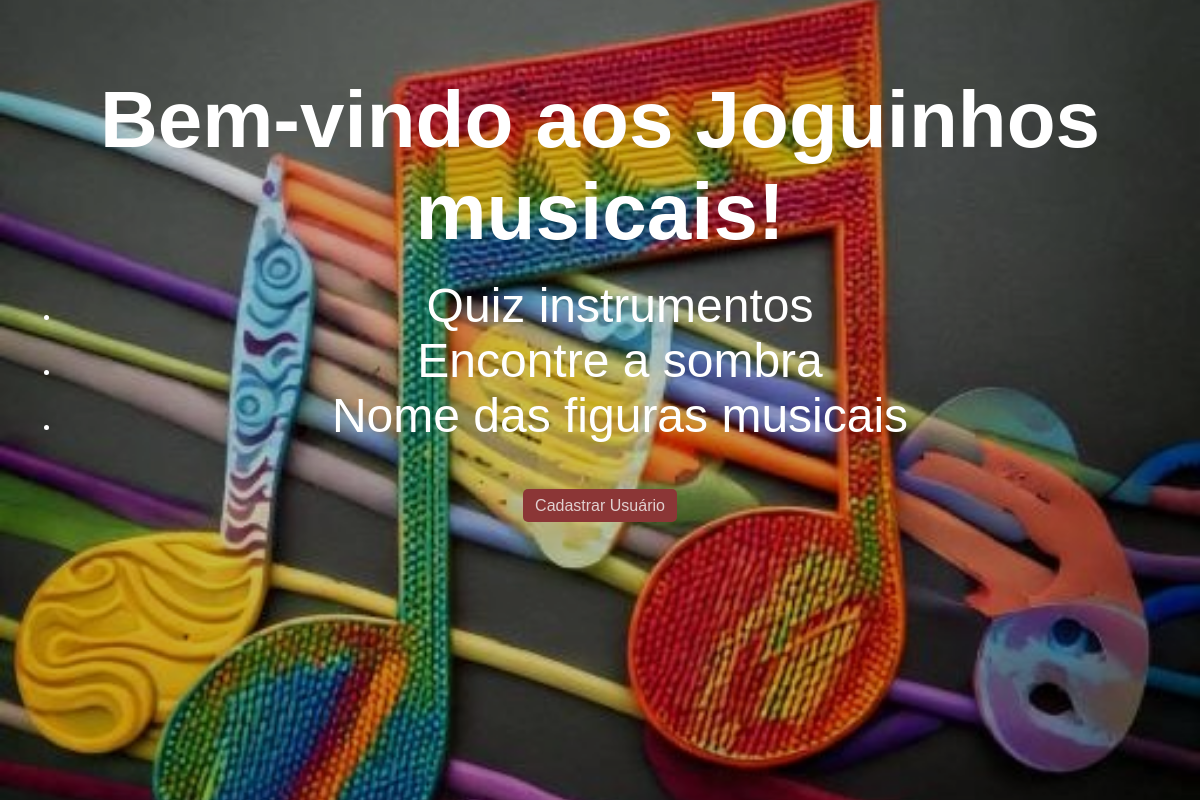
The page / on the database its author committed.
### jogo/models.py (models this page shows, shortened)
class Jogo(models.Model):
    nome = models.CharField(max_length=100)
    descricao = models.TextField()
    nivel_dificuldade = models.CharField(max_length=50)
    url_jogo = models.CharField(max_length=200)

### jogo/views.py (the view)
# urls.py: path('', views.home, name='home'),
def home(request):
    jogos = Jogo.objects.all()  # Obtém todos os jogos
    return render(request, 'jogo/home.html', {'jogos': jogos})

### jogo/templates/jogo/home.html (shortened to what this page needs)
<!DOCTYPE html>
<html lang="pt-br">
{% load static %}
<head>
    <link rel="stylesheet" href="{% static 'jogo/css/home.css' %}">
</head>
<body>
    <div class="overlay"></div>
    <div class="content">
        <h1>Bem-vindo aos Joguinhos musicais!</h1>
        <ul>
            {% for jogo in jogos %}
                <li>
                    <a href="{% url 'jogo_detalhes' jogo.id %}">{{ jogo.nome }}</a>
                </li>
            {% endfor %}
        </ul><br>
    </div>
    <a href="{% url 'cadastro' %}" class="cadastro-link">Cadastrar Usuário</a>
</body>
</html>

### jogo/static/jogo/css/home.css (style rules this page uses)
body { background-image: url("../imagens/home.jpg"); background-size: cover; background-position: center; position: relative; height: 100vh; margin: 0; font-family: Arial, sans-serif; text-align: center; }
.content { position: relative; z-index: 1; color: white; text-align: center; padding: 20px; }
h1 { font-size: 5em; text-align: center; margin-bottom: 20px; }
.content a { font-size: 3em; text-decoration: none; color: white; }
.overlay { position: absolute; top: 0; left: 0; right: 0; bottom: 0; background-color: rgba(0, 0, 0, 0.2); z-index: 0; }
.cadastro-link { position: relative; z-index: 1; color: white; text-align: right; text-decoration: none; font-size: 1rem; color: #e0d0d0; background-color: #8b3636; padding: 8px 12px; border-radius: 5px; transition: background-color 0.3s ease; }

### rows shown on the page
Jogo: nome "Quiz instrumentos"
Jogo: nome "Encontre a sombra"
Jogo: nome "Nome das figuras musicais"
